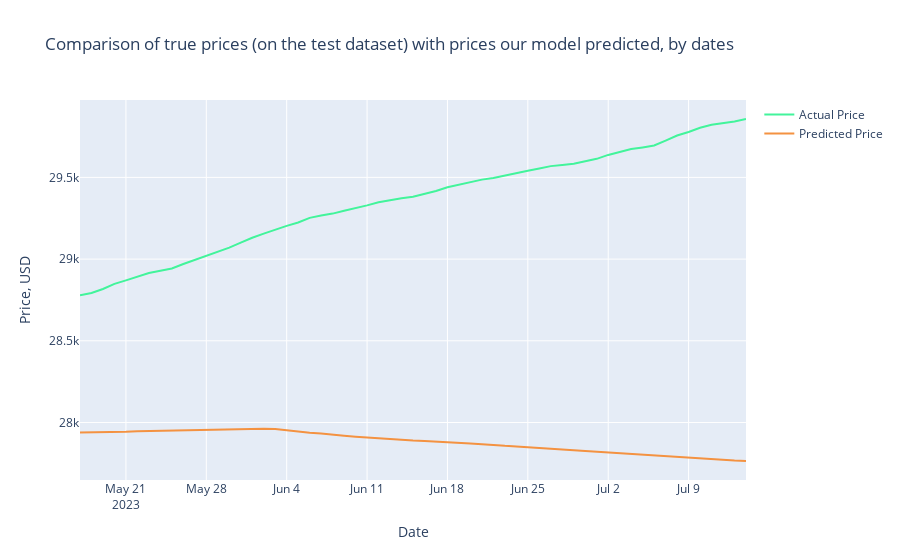

This figure's notebook cell:
### Markdown cell above
# Prediction Plot

### Code cell
trace1 = go.Scatter(x=Test_Dates, y=Y_test2_inverse, name= 'Actual Price',
                   line = dict(color = ('rgb(66, 244, 155)'),width = 2))
trace2 = go.Scatter(x=Test_Dates, y=predictions_new, name= 'Predicted Price',
                   line = dict(color = ('rgb(244, 146, 65)'),width = 2))
data = [trace1, trace2]
layout = dict(title = 'Comparison of true prices (on the test dataset) with prices our model predicted, by dates',
             xaxis = dict(title = 'Date'), yaxis = dict(title = 'Price, USD'))
fig = dict(data=data, layout=layout)
py.iplot(fig, filename='results_demonstrating2')

### Figure 1 — Plotly figure (JSON) as saved in the notebook; plotly's stock layout.template omitted (floating-point values rounded to 4 significant figures; data arrays with more than 128 entries replaced by an {"elided": "..."} marker saying what was removed)
{"data": [{"line": {"color": "rgb(66, 244, 155)", "width": 2}, "name": "Actual Price", "x": {"elided": "377 str values"}, "y": [28780.0, 28790.0, 28820.0, 28850.0, 28870.0, 28890.0, 28920.0, 28930.0, 28940.0, 28970.0, 28990.0, 29020.0, 29040.0, 29070.0, 29100.0, 29130.0, 29160.0, 29180.0, 29200.0, 29220.0, 29250.0, 29270.0, 29280.0, 29300.0, 29310.0, 29330.0, 29350.0, 29360.0, 29370.0, 29380.0, 29400.0, 29420.0, 29440.0, 29460.0, 29470.0, 29490.0, 29500.0, 29510.0, 29530.0, 29540.0, 29550.0, 29570.0, 29580.0, 29580.0, 29600.0, 29610.0, 29640.0, 29660.0, 29670.0, 29680.0, 29700.0, 29730.0, 29760.0, 29780.0, 29800.0, 29820.0, 29830.0, 29840.0, 29860.0], "type": "scatter"}, {"line": {"color": "rgb(244, 146, 65)", "width": 2}, "name": "Predicted Price", "x": {"elided": "377 str values"}, "y": [27940.0, 27940.0, 27940.0, 27940.0, 27940.0, 27950.0, 27950.0, 27950.0, 27950.0, 27950.0, 27950.0, 27960.0, 27960.0, 27960.0, 27960.0, 27960.0, 27960.0, 27960.0, 27950.0, 27950.0, 27940.0, 27930.0, 27930.0, 27920.0, 27910.0, 27910.0, 27900.0, 27900.0, 27890.0, 27890.0, 27890.0, 27880.0, 27880.0, 27880.0, 27870.0, 27870.0, 27860.0, 27860.0, 27850.0, 27850.0, 27850.0, 27840.0, 27840.0, 27830.0, 27830.0, 27820.0, 27820.0, 27810.0, 27810.0, 27800.0, 27800.0, 27790.0, 27790.0, 27780.0, 27780.0, 27770.0, 27770.0, 27770.0, 27760.0], "type": "scatter"}], "layout": {"title": {"text": "Comparison of true prices (on the test dataset) with prices our model predicted, by dates"}, "xaxis": {"title": {"text": "Date"}}, "yaxis": {"title": {"text": "Price, USD"}}}}
